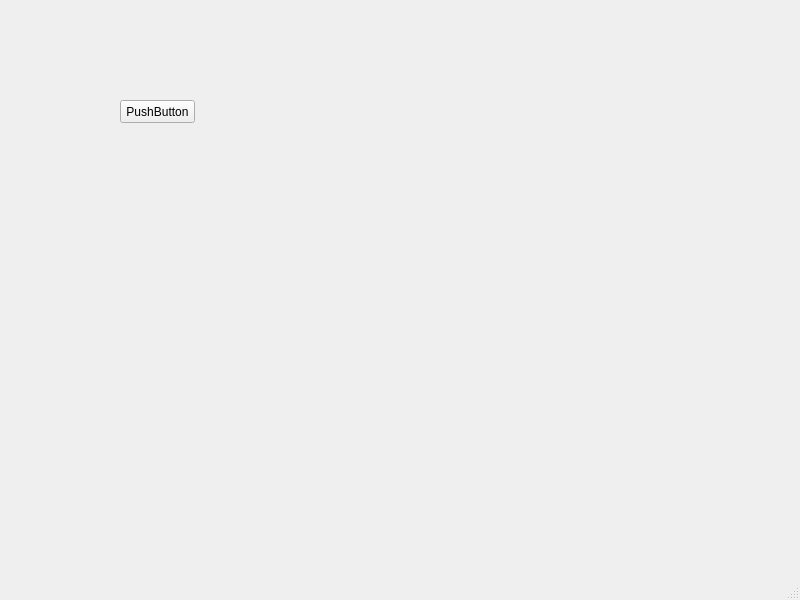
<?xml version="1.0" encoding="UTF-8"?>
<ui version="4.0">
 <class>MainWindow</class>
 <widget class="QMainWindow" name="MainWindow">
  <property name="geometry">
   <rect>
    <x>0</x>
    <y>0</y>
    <width>800</width>
    <height>600</height>
   </rect>
  </property>
  <property name="windowTitle">
   <string>MainWindow</string>
  </property>
  <widget class="QWidget" name="centralwidget">
   <widget class="QPushButton" name="pushButton">
    <property name="geometry">
     <rect>
      <x>120</x>
      <y>100</y>
      <width>75</width>
      <height>23</height>
     </rect>
    </property>
    <property name="text">
     <string>PushButton</string>
    </property>
   </widget>
  </widget>
  <widget class="QMenuBar" name="menubar">
   <property name="geometry">
    <rect>
     <x>0</x>
     <y>0</y>
     <width>800</width>
     <height>23</height>
    </rect>
   </property>
  </widget>
  <widget class="QStatusBar" name="statusbar"/>
 </widget>
 <resources/>
 <connections/>
</ui>
